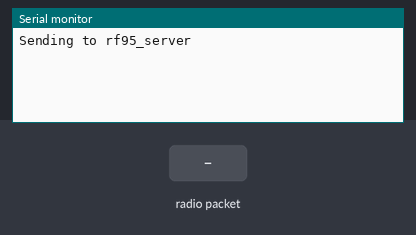
Bench run of a sketch on a simulated Arduino Uno, built with avr-gcc and run on an emulated ATmega328P. Shown: the last lines printed to the serial monitor. Inputs (shaded band) come from the test bench. No radio packets arrive unless stated.

Above: at 1.2 s.
1.3 s: radio packet "1" arrives
At 2.5 s:
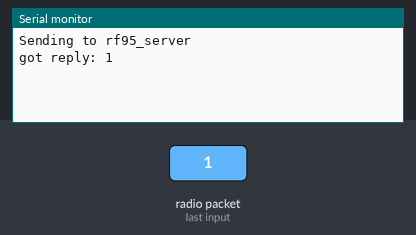
2.8 s: radio packet "0" arrives
At 5.8 s:
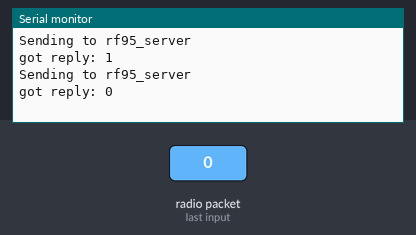

The sketch:

client.ino
```cpp
#include <SPI.h>
#include <RH_RF95.h>
RH_RF95 rf95;

void setup(){

  Serial.begin(9600);
  while (!Serial) ;
  if (!rf95.init())
    Serial.println("init failed");

}

void loop(){

  Serial.println("Sending to rf95_server");
  uint8_t data[] = "Hello World!";
  rf95.send(data,sizeof(data));
  rf95.waitPacketSent();
  uint8_t buf[RH_RF95_MAX_MESSAGE_LEN]; //definisco i Byte del buf
  uint8_t len = sizeof(buf);

  if (rf95.waitAvailableTimeout(3000)){
    if (rf95.recv(buf, &len)){
      Serial.print("got reply: ");
      Serial.println((char*)buf);
    }else{
      Serial.println("recv failed");
    }
  }else{
    Serial.println("No reply, is rf95_server running?");
  }
  delay(3000);
}
```

Measured:
- after the input at 1.3 s, the serial monitor: prints a new line at once (image 1)
- after the input at 2.8 s, the serial monitor: prints a new line after 1.6 s (image 2)
